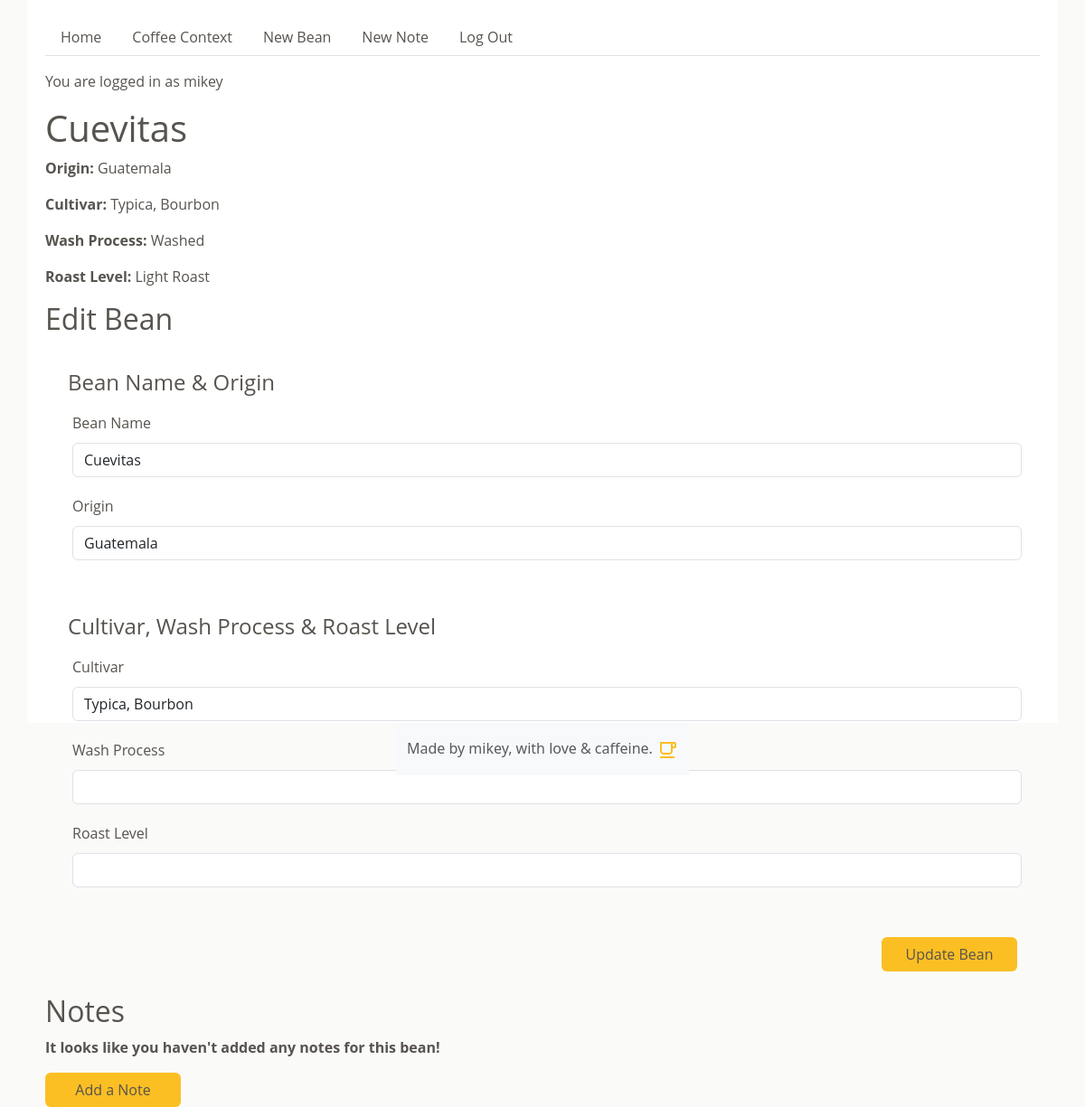
Page /bean/3 (signed in) on the committed database.
### ch_100_app/models.py (models this page shows, shortened)
class User(UserMixin, db.Model):
    id = db.Column(db.Integer, primary_key=True)
    username = db.Column(db.String(80), nullable=False, unique=True)
    password = db.Column(db.String(80), nullable=False)

class Bean(db.Model):
    id = db.Column(db.Integer, primary_key=True)
    name = db.Column(db.String(60), nullable=False)
    origin = db.Column(db.String(100), nullable=False)
    cultivar = db.Column(db.String(60))
    wash_process = db.Column(db.Enum(WashProcess), nullable=False)
    roast_level = db.Column(db.Enum(RoastLevel), nullable=False)
    created_by_id = db.Column(db.Integer, db.ForeignKey("user.id"), nullable=False)
    notes = db.relationship("Note", back_populates="bean")
    created_by = db.relationship("User")

### ch_100_app/main/routes.py (the view, shortened to what this page needs)
@main.route("/bean/<bean_id>", methods=["GET", "POST"])
@login_required
def bean_detail(bean_id):
    bean = Bean.query.get(bean_id)
    form = BeanForm(obj=bean)
    form.submit.label.text = "Update Bean"
    form.wash_process.value = bean.wash_process
    form.wash_process.placeholder = bean.wash_process
    print(form.wash_process)
    print(bean.wash_process)
    notes = bean.notes
    return render_template("bean_detail.html", bean=bean, form=form, notes=notes)

### ch_100_app/extensions.py (called while the page is built)
@login_manager.user_loader
def load_user(user_id):
    return User.query.get(user_id)

### ch_100_app/utils.py (called while the page is built)
    def __str__(self):
        return str(self.value)

### ch_100_app/templates/bean_detail.html (shortened to what this page needs)
{% extends 'base.html' %}
{% from "_render_field.html" import render_field %}
{% block content %}
<h1>{{ bean.name }}</h1>
<p><strong>Origin:</strong> {{ bean.origin }}</p>
<p><strong>Cultivar:</strong> {{ bean.cultivar }}</p>
<p><strong>Wash Process:</strong> {{ bean.wash_process }}</p>
<p><strong>Roast Level:</strong> {{ bean.roast_level }}</p>
<h2>Edit Bean</h2>
<form method="POST" action="{{ url_for('main.bean_detail', bean_id=bean.id) }}">
    <section>
    <fieldset>
      <legend>Bean Name & Origin</legend>
      {{ render_field(form.name) }}
      {{ render_field(form.origin) }}
    </fieldset>
  </section>
  <section>
    <fieldset>
      <legend>Cultivar, Wash Process & Roast Level</legend>
      {{ render_field(form.cultivar) }}
      {{ render_field(form.wash_process) }}
      {{ render_field(form.roast_level) }}
    </fieldset>
  </section>
  <section>
    <fieldset>
      {{ form.submit(class="btn")}}
    </fieldset>
  </section>
</form>
<h2>Notes</h1>
{% if notes %}
  {% for note in notes %}
    <div class="bean_detail_order">
      <a href="/note/{{ note.id }}"<p><strong>{{ note.order}} order recorded on {{ note.date_recorded }}</strong></p></a>
      <div>
        <p><strong>Observations:</strong> {{ note.observations }}</p>
        {% set aroma_names = [] %}
        {% for aroma in note.aromas %}
            {% set _ = aroma_names.append(aroma.name) %}
        {% endfor %}
        <p><strong>Aromas:</strong> {{ aroma_names|join(', ') }}</p>
        {% set flavor_names = [] %}
        {% for flavor in note.flavors %}
            {% set _ = flavor_names.append(flavor.name) %}
        {% endfor %}
        <p><strong>Flavors:</strong> {{ flavor_names|join(', ') }}</p>
        {% set aftertaste_names = [] %}
        {% for aftertaste in note.aftertastes %}
            {% set _ = aftertaste_names.append(aftertaste.name) %}
        {% endfor %}
        <p><strong>Aftertastes:</strong> {{ aftertaste_names|join(', ') }}</p>
        {% set acidity_names = [] %}
        {% for acidity in note.acidities %}
            {% set _ = acidity_names.append(acidity.name) %}
        {% endfor %}
        <p><strong>Accidities:</strong> {{ acidity_names|join(', ') }}</p>
        {% set mouthfeel_names = [] %}
        {% for mouthfeel in note.mouthfeels %}
            {% set _ = mouthfeel_names.append(mouthfeel.name) %}
        {% endfor %}
        <p><strong>Mouthfeels:</strong> {{ mouthfeel_names|join(', ') }}</p>
        <form method="POST" action="/delete_note/{{ note.id }}">
          <button type="submit" class="btn delete">Delete Note</button>
        </form>
      </div>    </div>
  {% endfor %}
{% else %}
  <p><strong>It looks like you haven't added any notes for this bean!</strong></p>
  <button id="add-a-note" class="btn"><a href="{{ url_for('main.new_note') }}">Add a Note</a>
{% endif %}
{% endblock %}

### ch_100_app/templates/base.html (shortened to what this page needs)
<!DOCTYPE html>
<html lang="en">
  <head>
    <link
      href="https://cdn.jsdelivr.net/npm/bootstrap@5.3.3/dist/css/bootstrap.min.css"
      rel="stylesheet"
    />
    <link rel="stylesheet" href="/static/style.css" />
  </head>
  <body>
    <div id="base-content">
      <ul class="nav nav-tabs">
        <li>
          <a class="nav-link" href="/">Home</a>
        </li>
        <li>
          <a class="nav-link" href="/coffee_context"
            >Coffee Context</a
          >
        </li>
        {% if current_user.is_authenticated %}
        <li class="nav-item">
          <a class="nav-link" href="/new_bean">New Bean</a>
        </li>
        <li class="nav-item">
          <a class="nav-link" href="/new_note">New Note</a>
        </li>
        <li class="nav-item">
          <a class="nav-link" href="/logout">Log Out</a>
        </li>
        {% endif %}
      </ul>
       {% if current_user.is_authenticated %}
      <p>You are logged in as {{ current_user.username }}</p>
      {% endif %} {% block content %} {% endblock %}
    </div>
  </body>
  <footer class="footer mt-auto py-3 bg-body-tertiary">
    <div class="container">
      <span class="text-body-secondary"
        >Made by mikey, with love & caffeine.
      </span>
    </div>
  </footer>
</html>

### ch_100_app/templates/_render_field.html (shortened to what this page needs)
{% macro render_field(field) %}
<div class="form-group">
  {{ field.label(class="form-control-label") }}
  {{ field(class="form-control", **kwargs) }}
</div>
{% endmacro %}

### ch_100_app/static/style.css (style rules this page uses)
html { height: 100%; }
body { display: flex; flex-direction: column; align-items: center; background-color: #fafaf9; height: 100%; }
#base-content { font-family: 'Open Sans', sans-serif; color: #57534e; width: 95%; background-color: white; padding: 20px; height: 100%; }
.nav { margin-bottom: 1rem; }
.nav-link { color: #57534e; }
fieldset { display: flex; flex-direction: column; margin: 20px 0; padding: 20px; }
fieldset * { margin: 5px; }
fieldset input { padding: 5px; }
input[type='submit'] { width: 150px; align-self: flex-end; color: #57534e; }
.btn { background-color: #fbbf24; }
#add-a-note { width: 150px; }
#add-a-note a { text-decoration: none; color: #57534e; }
fieldset { margin-top: 0; margin-bottom: 0; }
footer { margin-top: auto; }

### rows in the picture
User: username "mikey"
Bean: name "Cuevitas", origin "Guatemala", cultivar "Typica, Bourbon", wash_process "Washed", roast_level "Light Roast"

### other values in the picture
{{ field.label(class="form-control-label") }} "Bean Name Origin Cultivar Wash Process Roast Level"
